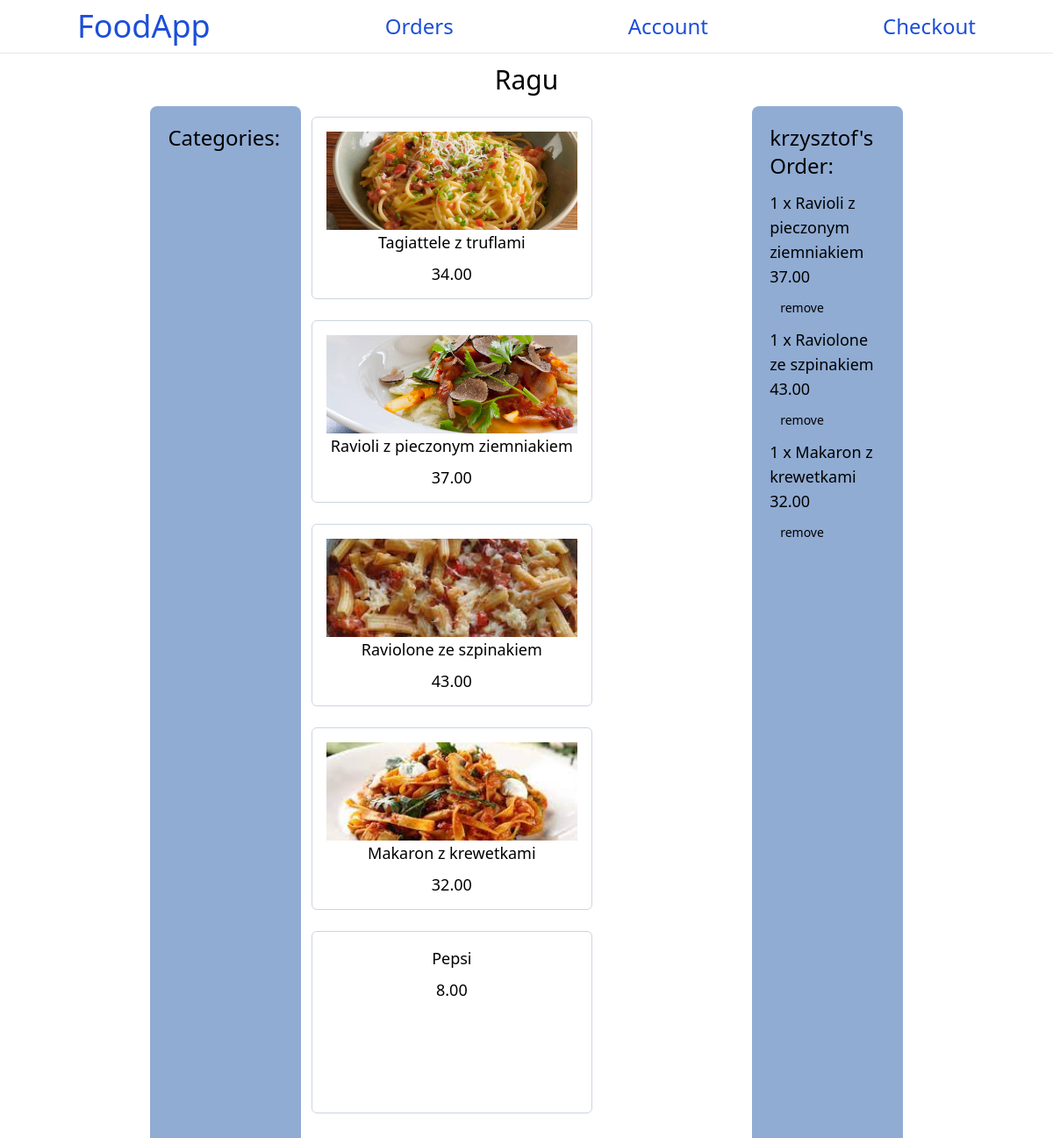
/restaurant/3 (signed in), run on the app's committed database.
### base/models.py (models this page shows, shortened)
class Item(models.Model):
    place = models.ForeignKey(Restaurant, on_delete=models.SET_NULL, null=True)
    name = models.CharField(max_length=50)
    price = models.DecimalField(max_digits=10,decimal_places=2)
    image = models.ImageField(null=True,blank=True)
    type = models.CharField(
        max_length=32,
        choices=TYPES_OF_ITEMS,
        default='food',
    )

class Restaurant(models.Model):
    location = models.ForeignKey(RestaurantLocation,on_delete=models.SET_NULL,null=True)
    name = models.CharField(max_length=50)
    type = models.CharField(max_length=30)
    description = models.TextField(max_length=100)
    addition_date = models.DateTimeField(auto_now_add=True)
    type = models.CharField(
        max_length=32,
        choices=TYPES_OF_RESTAURANTS,
        default='default',
    )
    value=models.CharField(
        max_length=32,
        choices=VALUES,
        default='default',
    )
    class Meta:
        ordering = ['-addition_date']
    def __str__(self):
        return self.name

class Order(models.Model):
    user = models.ForeignKey(User,on_delete=models.SET_NULL,null=True)
    combined_price = models.DecimalField(max_digits=10,decimal_places=2,null=True,blank=True)
    delivery_price = models.DecimalField(max_digits=10,decimal_places=2,null=True,blank=True)
    completed = models.BooleanField(null=True)

class OrderItem(models.Model):
    items = models.ForeignKey(Item,on_delete=models.SET_NULL,null=True)
    order = models.ForeignKey(Order,on_delete=models.SET_NULL,null=True)
    quanity = models.DecimalField(max_digits=2,decimal_places=0)
    def __str__(self):
        return f"{self.items.name}"

### base/views.py (the view, shortened to what this page needs)
# urls.py: path('restaurant/<str:pk>',views.restaurant,name='restaurant'),
@login_required(login_url="login")
def restaurant(request,pk):
    item_list = Item.objects.filter(place__id=pk)
    order, created = Order.objects.get_or_create(user=request.user,completed=False)
    order_items = order.orderitem_set.all()
    context = {'items': item_list,
               'order_items':order_items,
               'order':order
               }
    return render(request,'base/restaurant.html',context)

### base/templates/base/restaurant.html (shortened to what this page needs)
{% extends 'main.html' %}
{% block content %}
<div class="items-center">
    <div class="text-center text-3xl p-3">
        {{ items.0.place }}
    </div>
    <div class="grid grid-cols-7">
        <div class="col-span-1"></div>
        <div class="col-span-1 bg-[#90acd3] p-5 rounded-lg h-screen">
            <h1 class="text-2xl">Categories:</h1>
        </div>
        <div class="col-span-3">
            {% for item in items %}
            <form method="post">
            <button name="add-to-order" value="{{item.id}}">
                <div class="border border-slate-300 m-3 p-4 w-80 h-52 rounded-md text-lg hover:border-slate-500">
                    {% if item.image %}
                    <img class="object-cover h-28 w-96" src="{{item.image.url}}">
                    {% endif %}
                    <h2 class="pb-2">{{ item.name }}
                    <h2 class="pb-3">{{ item.price }}</h2>
                </div>
            </button>
            </form>
            {% endfor %}
        </div>
    <div class="col-span-1 bg-[#90acd3] bg-opacity-78 p-5 rounded-lg">
        <h1 class="text-2xl pb-3">{{ order.user.username }}'s Order:</h1>
        <ul>
        <form method="post">
        {% for item in order_items %}
            <li class="text-lg">
                {% if item.quanity > 0 %}
                {{ item.quanity }} x
                {% endif %}
                {{ item }}
                {{ item.items.price }}
            </li>
            <button class="p-3 text-sm" name="remove-from-order" value="{{item.items.id}}">remove</button>
        {% endfor %}
        </form>
        </ul>
    </div>
    <div class="col-span-1"></div>
</div>
</div>
{% endblock content %}

### data on the page
Item: place.name "Ragu", {{ item.id }} 3 (drawn), image (picture), name "Tagiattele z truflami", price "34.00"
Item: {{ item.id }} 4 (drawn), image (picture), name "Ravioli z pieczonym ziemniakiem", price "37.00"
Item: {{ item.id }} 5 (drawn), image (picture), name "Raviolone ze szpinakiem", price "43.00"
Item: {{ item.id }} 6 (drawn), image (picture), name "Makaron z krewetkami", price "32.00"
Item: {{ item.id }} 7 (drawn), name "Pepsi", price "8.00"
Order: user.username "krzysztof"
OrderItem: quanity "1", items.name "Ravioli z pieczonym ziemniakiem", items.price "37.00"
OrderItem: quanity "1", items.name "Raviolone ze szpinakiem", items.price "43.00"
OrderItem: quanity "1", items.name "Makaron z krewetkami", items.price "32.00"
